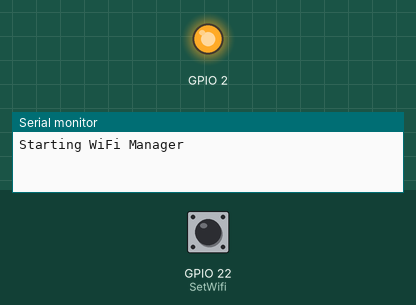
The sketch below on a simulated ESP32. Shown: output pins drawn as LEDs (lit = HIGH), the last lines printed to the serial monitor. Dashed ring = blinking. Inputs (shaded band) come from the test bench; at power-on: GPIO 22 (SetWifi) HIGH. WiFi joins after 1.5 s; servers stay silent unless stated.

Above: at 1.2 s.
1.3 s: GPIO 22 (SetWifi) pulled LOW for 0.15 s
4.3 s: GPIO 22 (SetWifi) driven LOW
At 5.8 s:
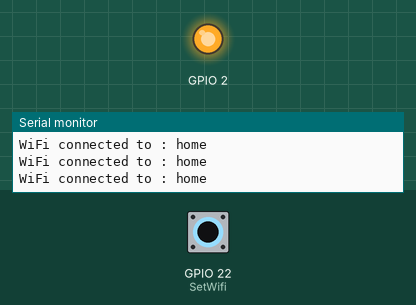
7.3 s: GPIO 22 (SetWifi) driven HIGH
At 9.6 s:
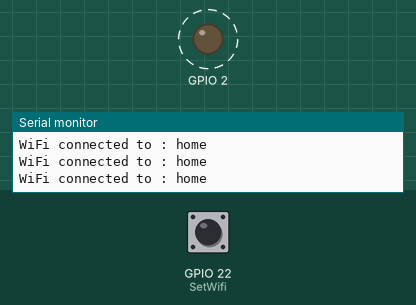
Timing chart, 0 to 16.3 s (numbered marks = the images above; inputs shaded):
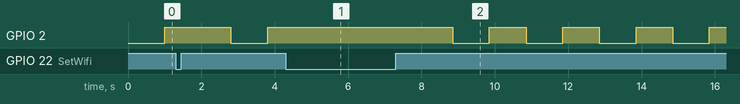

The sketch:

WiFiManager.ino
```cpp
#include <WiFiManager.h>

#define SetWifi 22

int timeout = 120;
bool sBlink;
unsigned long mBlink;

void setup() {
  Serial.begin(9600);
  pinMode(SetWifi, INPUT_PULLUP);
  pinMode(2, OUTPUT);
  digitalWrite(2, LOW);
  WiFi.mode(WIFI_STA);
  Serial.printf("\nStarting WiFi Manager\n");
}

void loop() {
  configurasiWIFI();

  if(millis() - mBlink >= 1000){
    mBlink = millis();
    sBlink= !sBlink;
    digitalWrite(2, sBlink);
  }
}

void configurasiWIFI(){
  if(digitalRead(SetWifi) == LOW){
    digitalWrite(2, HIGH);
    WiFiManager wm;
    wm.resetSettings();
    wm.setConfigPortalTimeout(timeout);
    if (!wm.startConfigPortal("EcoBin")) {
      Serial.println("failed to connect and hit timeout");
      delay(3000);
      ESP.restart();
    }
    Serial.printf("\nWiFi connected to : ");
    Serial.println(wm.getWiFiSSID(true));
  }
}
```

Measured:
- after the input at 4.3 s, GPIO 2: stays HIGH (without the input it goes to LOW after 0.50 s)
- after the input at 7.3 s, GPIO 2: alternates HIGH for 1.0 s and LOW for 1.0 s, starting after 1.6 s
